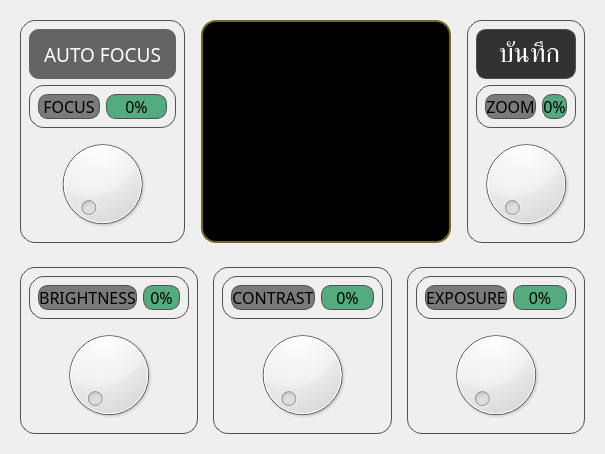
         <widget class="QWidget" name="camera_setting_page">
          <layout class="QVBoxLayout" name="verticalLayout_18">
           <item>
            <widget class="QWidget" name="widget_20" native="true">
             <layout class="QHBoxLayout" name="horizontalLayout_17">
              <item>
               <widget class="QWidget" name="cameraFocusWidget" native="true">
                <property name="styleSheet">
                 <string notr="true">border: solid;
border-width: 1px;
border-color: rgb(80, 80, 80);
border-radius: 15px;</string>
                </property>
                <layout class="QVBoxLayout" name="verticalLayout_9">
                 <item>
                  <widget class="QPushButton" name="cameraAutoFocus">
                   <property name="minimumSize">
                    <size>
                     <width>0</width>
                     <height>50</height>
                    </size>
                   </property>
                   <property name="maximumSize">
                    <size>
                     <width>16777215</width>
                     <height>50</height>
                    </size>
                   </property>
                   <property name="font">
                    <font>
                     <family>Kanit</family>
                     <pointsize>14</pointsize>
                    </font>
                   </property>
                   <property name="styleSheet">
                    <string notr="true">QPushButton {
	background-color: rgb(100, 100, 100);
	color: rgb(161, 161, 161);
	color: white;
	text-align: center;
	height: 30px;
	border: none;
	border-radius: 10px;
	padding: 15px;
}

QPushButton:checked {
	background-color: rgb(50, 50, 50);
}</string>
                   </property>
                   <property name="text">
                    <string>AUTO FOCUS</string>
                   </property>
                   <property name="checkable">
                    <bool>true</bool>
                   </property>
                   <property name="checked">
                    <bool>false</bool>
                   </property>
                  </widget>
                 </item>
                 <item>
                  <widget class="QWidget" name="cameraFocusWidget2" native="true">
                   <property name="maximumSize">
                    <size>
                     <width>16777215</width>
                     <height>50</height>
                    </size>
                   </property>
                   <layout class="QHBoxLayout" name="horizontalLayout_8">
                    <item>
                     <widget class="QLabel" name="cameraFocusLabel">
                      <property name="font">
                       <font>
                        <family>Kanit</family>
                        <pointsize>12</pointsize>
                        <bold>false</bold>
                       </font>
                      </property>
                      <property name="styleSheet">
                       <string notr="true">background-color: rgb(122, 122, 122);
border-radius: 10px;</string>
                      </property>
                      <property name="text">
                       <string>FOCUS</string>
                      </property>
                      <property name="alignment">
                       <set>Qt::AlignmentFlag::AlignCenter</set>
                      </property>
                     </widget>
                    </item>
                    <item>
                     <widget class="QLabel" name="cameraFocusValue">
                      <property name="font">
                       <font>
                        <family>Kanit</family>
                        <pointsize>12</pointsize>
                        <bold>false</bold>
                       </font>
                      </property>
                      <property name="styleSheet">
                       <string notr="true">border-radius: 10px;
background-color: rgb(85, 170, 127);</string>
                      </property>
                      <property name="text">
                       <string>0%</string>
                      </property>
                      <property name="alignment">
                       <set>Qt::AlignmentFlag::AlignCenter</set>
                      </property>
                     </widget>
                    </item>
                   </layout>
                  </widget>
                 </item>
                 <item>
                  <widget class="QDial" name="cameraFocus">
                   <property name="maximum">
                    <number>255</number>
                   </property>
                  </widget>
                 </item>
                </layout>
               </widget>
              </item>
              <item>
               <widget class="QWidget" name="camera_monitor_widget" native="true">
                <layout class="QVBoxLayout" name="verticalLayout_19">
                 <property name="spacing">
                  <number>0</number>
                 </property>
                 <property name="leftMargin">
                  <number>10</number>
                 </property>
                 <property name="topMargin">
                  <number>0</number>
                 </property>
                 <property name="rightMargin">
                  <number>10</number>
                 </property>
                 <property name="bottomMargin">
                  <number>0</number>
                 </property>
                 <item>
                  <widget class="QLabel" name="camera_setting_monitor">
                   <property name="minimumSize">
                    <size>
                     <width>250</width>
                     <height>0</height>
                    </size>
                   </property>
                   <property name="maximumSize">
                    <size>
                     <width>450</width>
                     <height>350</height>
                    </size>
                   </property>
                   <property name="styleSheet">
                    <string notr="true">QLabel {
	border: solid;
	border-width: 2px;
	border-color: rgb(111, 105, 37);
	border-radius: 15px;
	padding: 10px;
	background-color: rgb(0, 0, 0);
}
</string>
                   </property>
                   <property name="text">
                    <string/>
                   </property>
                   <property name="pixmap">
                    <pixmap resource="resource.qrc">:/assets/icon/picture_default.png</pixmap>
                   </property>
                   <property name="scaledContents">
                    <bool>true</bool>
                   </property>
                  </widget>
                 </item>
                </layout>
               </widget>
              </item>
              <item>
               <widget class="QWidget" name="cameraZoomWidget" native="true">
                <property name="styleSheet">
                 <string notr="true">border: solid;
border-width: 1px;
border-color: rgb(80, 80, 80);
border-radius: 15px;</string>
                </property>
                <layout class="QVBoxLayout" name="verticalLayout_17">
                 <item>
                  <widget class="QPushButton" name="save_camera_setting">
                   <property name="minimumSize">
                    <size>
                     <width>0</width>
                     <height>50</height>
                    </size>
                   </property>
                   <property name="maximumSize">
                    <size>
                     <width>16777215</width>
                     <height>50</height>
                    </size>
                   </property>
                   <property name="font">
                    <font>
                     <family>Kanit</family>
                     <pointsize>20</pointsize>
                     <italic>false</italic>
                     <fontweight>Medium</fontweight>
                    </font>
                   </property>
                   <property name="styleSheet">
                    <string notr="true">QPushButton {
	background-color: rgb(50, 50, 50);
	color: rgb(255, 255, 255);
	border-radius: 10px;
}

QPushButton:pressed {
	background-color: rgb(100, 100, 100);
}
</string>
                   </property>
                   <property name="text">
                    <string> บันทึก</string>
                   </property>
                   <property name="icon">
                    <iconset resource="resource.qrc">
                     <normaloff>:/assets/icon/save.png</normaloff>:/assets/icon/save.png</iconset>
                   </property>
                   <property name="iconSize">
                    <size>
                     <width>30</width>
                     <height>30</height>
                    </size>
                   </property>
                  </widget>
                 </item>
                 <item>
                  <widget class="QWidget" name="cameraZoomWidget2" native="true">
                   <property name="maximumSize">
                    <size>
                     <width>16777215</width>
                     <height>50</height>
                    </size>
                   </property>
                   <layout class="QHBoxLayout" name="horizontalLayout_13">
                    <item>
                     <widget class="QLabel" name="cameraZoomLabel">
                      <property name="font">
                       <font>
                        <family>Kanit</family>
                        <pointsize>12</pointsize>
                        <bold>false</bold>
                       </font>
                      </property>
                      <property name="styleSheet">
                       <string notr="true">background-color: rgb(122, 122, 122);
border-radius: 10px;</string>
                      </property>
                      <property name="text">
                       <string>ZOOM</string>
                      </property>
                      <property name="alignment">
                       <set>Qt::AlignmentFlag::AlignCenter</set>
                      </property>
                     </widget>
                    </item>
                    <item>
                     <widget class="QLabel" name="cameraZoomValue">
                      <property name="font">
                       <font>
                        <family>Kanit</family>
                        <pointsize>12</pointsize>
                        <bold>false</bold>
                       </font>
                      </property>
                      <property name="styleSheet">
                       <string notr="true">border-radius: 10px;
background-color: rgb(85, 170, 127);</string>
                      </property>
                      <property name="text">
                       <string>0%</string>
                      </property>
                      <property name="alignment">
                       <set>Qt::AlignmentFlag::AlignCenter</set>
                      </property>
                     </widget>
                    </item>
                   </layout>
                  </widget>
                 </item>
                 <item>
                  <widget class="QDial" name="cameraZoom">
                   <property name="minimum">
                    <number>100</number>
                   </property>
                   <property name="maximum">
                    <number>500</number>
                   </property>
                  </widget>
                 </item>
                </layout>
               </widget>
              </item>
             </layout>
            </widget>
           </item>
           <item>
            <widget class="QWidget" name="widget_19" native="true">
             <layout class="QHBoxLayout" name="horizontalLayout_16">
              <property name="spacing">
               <number>15</number>
              </property>
              <item>
               <widget class="QWidget" name="cameraBrightnessWidget" native="true">
                <property name="styleSheet">
                 <string notr="true">border: solid;
border-width: 1px;
border-color: rgb(80, 80, 80);
border-radius: 15px;</string>
                </property>
                <layout class="QVBoxLayout" name="verticalLayout_10">
                 <item>
                  <widget class="QWidget" name="cameraBrightnessWidget2" native="true">
                   <property name="maximumSize">
                    <size>
                     <width>16777215</width>
                     <height>50</height>
                    </size>
                   </property>
                   <layout class="QHBoxLayout" name="horizontalLayout_9">
                    <item>
                     <widget class="QLabel" name="cameraBrightnessLabel">
                      <property name="font">
                       <font>
                        <family>Kanit</family>
                        <pointsize>12</pointsize>
                        <bold>false</bold>
                       </font>
                      </property>
                      <property name="styleSheet">
                       <string notr="true">background-color: rgb(122, 122, 122);
border-radius: 10px;</string>
                      </property>
                      <property name="text">
                       <string>BRIGHTNESS</string>
                      </property>
                      <property name="alignment">
                       <set>Qt::AlignmentFlag::AlignCenter</set>
                      </property>
                     </widget>
                    </item>
                    <item>
                     <widget class="QLabel" name="cameraBrightnessValue">
                      <property name="font">
                       <font>
                        <family>Kanit</family>
                        <pointsize>12</pointsize>
                        <bold>false</bold>
                       </font>
                      </property>
                      <property name="styleSheet">
                       <string notr="true">border-radius: 10px;
background-color: rgb(85, 170, 127);</string>
                      </property>
                      <property name="text">
                       <string>0%</string>
                      </property>
                      <property name="alignment">
                       <set>Qt::AlignmentFlag::AlignCenter</set>
                      </property>
                     </widget>
                    </item>
                   </layout>
                  </widget>
                 </item>
                 <item>
                  <widget class="QDial" name="cameraBrightness">
                   <property name="maximum">
                    <number>255</number>
                   </property>
                  </widget>
                 </item>
                </layout>
               </widget>
              </item>
              <item>
               <widget class="QWidget" name="cameraContrastWidget" native="true">
                <property name="styleSheet">
                 <string notr="true">border: solid;
border-width: 1px;
border-color: rgb(80, 80, 80);
border-radius: 15px;</string>
                </property>
                <layout class="QVBoxLayout" name="verticalLayout_12">
                 <item>
                  <widget class="QWidget" name="cameraContrastWidget2" native="true">
                   <property name="maximumSize">
                    <size>
                     <width>16777215</width>
                     <height>50</height>
                    </size>
                   </property>
                   <layout class="QHBoxLayout" name="horizontalLayout_10">
                    <item>
                     <widget class="QLabel" name="cameraContrastLabel">
                      <property name="font">
                       <font>
                        <family>Kanit</family>
                        <pointsize>12</pointsize>
                        <bold>false</bold>
                       </font>
                      </property>
                      <property name="styleSheet">
                       <string notr="true">background-color: rgb(122, 122, 122);
border-radius: 10px;</string>
                      </property>
                      <property name="text">
                       <string>CONTRAST</string>
                      </property>
                      <property name="alignment">
                       <set>Qt::AlignmentFlag::AlignCenter</set>
                      </property>
                     </widget>
                    </item>
                    <item>
                     <widget class="QLabel" name="cameraContrastValue">
                      <property name="font">
                       <font>
                        <family>Kanit</family>
                        <pointsize>12</pointsize>
                        <bold>false</bold>
                       </font>
                      </property>
                      <property name="styleSheet">
                       <string notr="true">border-radius: 10px;
background-color: rgb(85, 170, 127);</string>
                      </property>
                      <property name="text">
                       <string>0%</string>
                      </property>
                      <property name="alignment">
                       <set>Qt::AlignmentFlag::AlignCenter</set>
                      </property>
                     </widget>
                    </item>
                   </layout>
                  </widget>
                 </item>
                 <item>
                  <widget class="QDial" name="cameraContrast">
                   <property name="maximum">
                    <number>255</number>
                   </property>
                  </widget>
                 </item>
                </layout>
               </widget>
              </item>
              <item>
               <widget class="QWidget" name="cameraExposureWidget" native="true">
                <property name="styleSheet">
                 <string notr="true">border: solid;
border-width: 1px;
border-color: rgb(80, 80, 80);
border-radius: 15px;</string>
                </property>
                <layout class="QVBoxLayout" name="verticalLayout_15">
                 <item>
                  <widget class="QWidget" name="cameraExposureWidget2" native="true">
                   <property name="maximumSize">
                    <size>
                     <width>16777215</width>
                     <height>50</height>
                    </size>
                   </property>
                   <layout class="QHBoxLayout" name="horizontalLayout_11">
                    <item>
                     <widget class="QLabel" name="cameraExposureLabel">
                      <property name="font">
                       <font>
                        <family>Kanit</family>
                        <pointsize>12</pointsize>
                        <bold>false</bold>
                       </font>
                      </property>
                      <property name="styleSheet">
                       <string notr="true">background-color: rgb(122, 122, 122);
border-radius: 10px;</string>
                      </property>
                      <property name="text">
                       <string>EXPOSURE</string>
                      </property>
                      <property name="alignment">
                       <set>Qt::AlignmentFlag::AlignCenter</set>
                      </property>
                     </widget>
                    </item>
                    <item>
                     <widget class="QLabel" name="cameraExposureValue">
                      <property name="font">
                       <font>
                        <family>Kanit</family>
                        <pointsize>12</pointsize>
                        <bold>false</bold>
                       </font>
                      </property>
                      <property name="styleSheet">
                       <string notr="true">border-radius: 10px;
background-color: rgb(85, 170, 127);</string>
                      </property>
                      <property name="text">
                       <string>0%</string>
                      </property>
                      <property name="alignment">
                       <set>Qt::AlignmentFlag::AlignCenter</set>
                      </property>
                     </widget>
                    </item>
                   </layout>
                  </widget>
                 </item>
                 <item>
                  <widget class="QDial" name="cameraExposure">
                   <property name="maximum">
                    <number>255</number>
                   </property>
                  </widget>
                 </item>
                </layout>
               </widget>
              </item>
             </layout>
            </widget>
           </item>
          </layout>
         </widget>
